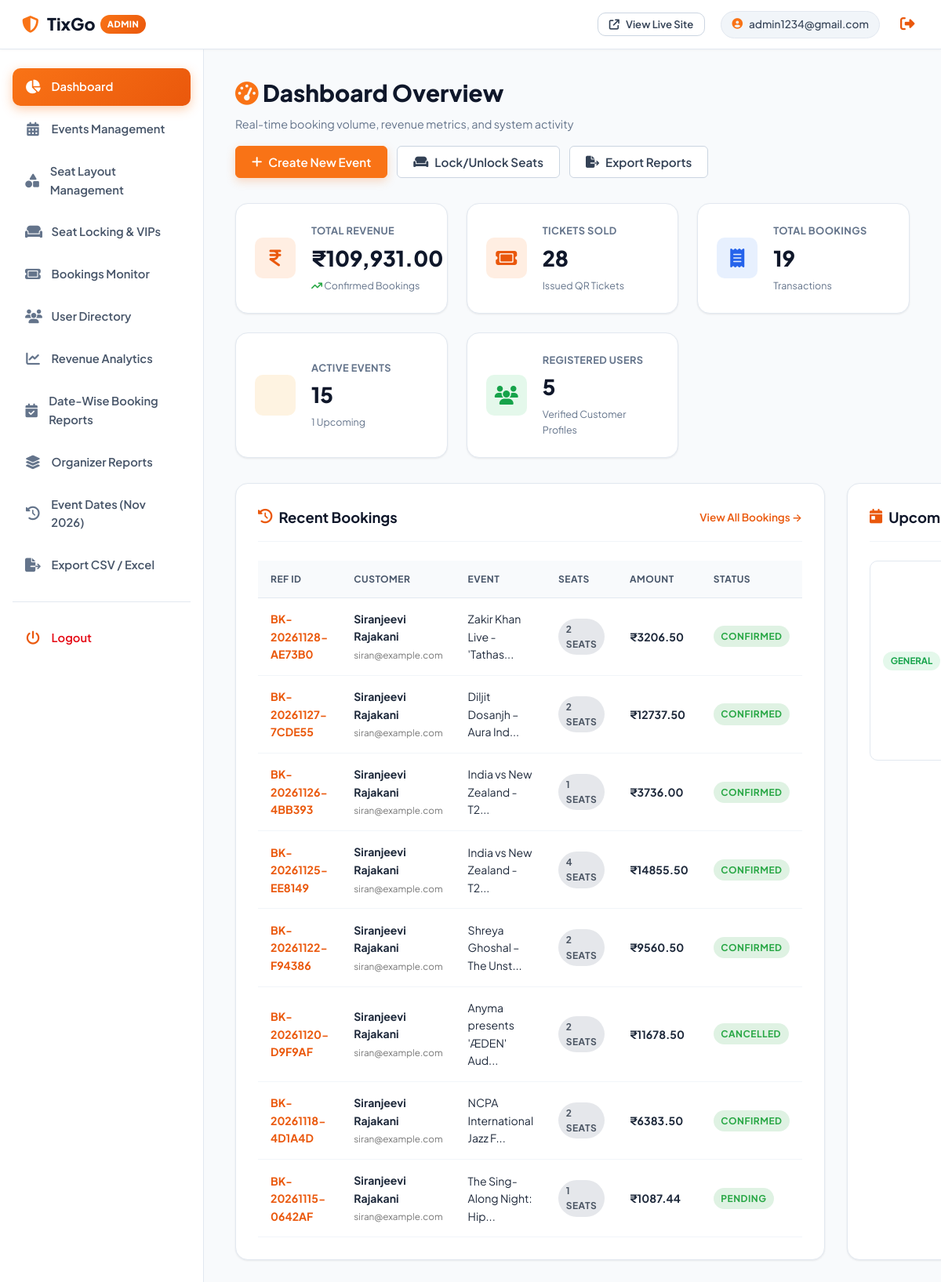
Screenshot of /admin/dashboard (signed in) with the database file from the repository.
### models/admin.py (models this page shows, shortened)
class Admin(db.Model):
    __tablename__ = "admins"
    id = db.Column(db.Integer, primary_key=True)
    email = db.Column(db.String(150), unique=True, nullable=False, index=True)
    password_hash = db.Column(db.String(255), nullable=False)
    is_active = db.Column(db.Boolean, default=True, nullable=False)
    created_at = db.Column(db.DateTime, default=utcnow)

### models/booking.py (models this page shows, shortened)
class Booking(db.Model):
    __tablename__ = "bookings"
    id = db.Column(db.Integer, primary_key=True)
    booking_reference = db.Column(db.String(50), unique=True, nullable=False, index=True)
    user_id = db.Column(db.Integer, db.ForeignKey("users.id", ondelete="RESTRICT"), nullable=False, index=True)
    event_id = db.Column(db.Integer, db.ForeignKey("events.id", ondelete="RESTRICT"), nullable=False, index=True)
    total_tickets = db.Column(db.Integer, nullable=False)
    subtotal = db.Column(db.Numeric(10, 2), nullable=False)
    convenience_fee = db.Column(db.Numeric(10, 2), nullable=False, default=0.0)
    tax = db.Column(db.Numeric(10, 2), nullable=False, default=0.0)
    total_amount = db.Column(db.Numeric(10, 2), nullable=False)
    booking_status = db.Column(db.String(50), nullable=False, default="CONFIRMED")  # CONFIRMED, CANCELLED, PENDING
    created_at = db.Column(db.DateTime, default=utcnow)
    attendees = db.relationship("Attendee", backref="booking", lazy=True, cascade="all, delete-orphan")
    payment = db.relationship("Payment", backref="booking", uselist=False, lazy=True, cascade="all, delete-orphan")
    tickets = db.relationship("Ticket", backref="booking", lazy=True, cascade="all, delete-orphan")

### models/user.py (models this page shows, shortened)
class User(db.Model):
    __tablename__ = "users"
    id = db.Column(db.Integer, primary_key=True)
    full_name = db.Column(db.String(100), nullable=False)
    email = db.Column(db.String(150), unique=True, nullable=False, index=True)
    password_hash = db.Column(db.String(255), nullable=False)
    phone = db.Column(db.String(20), nullable=False)
    is_verified = db.Column(db.Boolean, default=False, nullable=False)
    created_at = db.Column(db.DateTime, default=utcnow)
    updated_at = db.Column(db.DateTime, default=utcnow, onupdate=utcnow)
    bookings = db.relationship("Booking", backref="user", lazy=True, cascade="all, delete-orphan")
    otp_verifications = db.relationship("OTPVerification", backref="user", lazy=True, cascade="all, delete-orphan")
    seat_locks = db.relationship("SeatLock", backref="user", lazy=True)

### models/event.py (models this page shows, shortened)
class Event(db.Model):
    __tablename__ = "events"
    id = db.Column(db.Integer, primary_key=True)
    name = db.Column(db.String(200), nullable=False)
    description = db.Column(db.Text, nullable=False)
    event_type = db.Column(db.String(50), nullable=False, default="Cinema")  # Cinema, Theater, Cricket, Concert, General
    banner_image = db.Column(db.String(255), nullable=True)
    venue = db.Column(db.String(200), nullable=False)
    city = db.Column(db.String(100), nullable=False)
    event_date = db.Column(db.Date, nullable=False)
    event_time = db.Column(db.Time, nullable=False)
    total_seats = db.Column(db.Integer, default=0, nullable=False)
    status = db.Column(db.String(50), default="ACTIVE", nullable=False)  # ACTIVE, CANCELLED, COMPLETED, DRAFT
    created_at = db.Column(db.DateTime, default=utcnow)
    updated_at = db.Column(db.DateTime, default=utcnow, onupdate=utcnow)
    seats = db.relationship("Seat", backref="event", lazy="dynamic", cascade="all, delete-orphan")
    bookings = db.relationship("Booking", backref="event", lazy=True)
    sections = db.relationship("EventSection", backref="event", cascade="all, delete-orphan", order_by="EventSection.display_order")
    @property
    def available_seats_count(self) -> int:
        from models.seat import Seat
        return self.seats.filter_by(status="AVAILABLE").count()

### routes/admin_routes.py (the view)
@admin_bp.route("/admin/dashboard")
@admin_required
def admin_dashboard():
    total_events = Event.query.count()
    total_users = User.query.count()
    total_bookings = Booking.query.count()
    tickets_sold = Ticket.query.count()
    total_revenue = db.session.query(db.func.sum(Booking.total_amount))\
        .filter(Booking.booking_status == "CONFIRMED").scalar() or 0.0
    today = date.today()
    upcoming_events_count = Event.query.filter(Event.event_date >= today, Event.status == "ACTIVE").count()
    recent_bookings = Booking.query.order_by(Booking.created_at.desc()).limit(8).all()
    upcoming_events = Event.query.filter(Event.event_date >= today, Event.status == "ACTIVE")\
        .order_by(Event.event_date.asc()).limit(5).all()
    return render_template(
        "admin/dashboard.html",
        total_events=total_events,
        total_users=total_users,
        total_bookings=total_bookings,
        tickets_sold=tickets_sold,
        total_revenue=float(total_revenue),
        upcoming_events_count=upcoming_events_count,
        recent_bookings=recent_bookings,
        upcoming_events=upcoming_events,
    )

### templates/admin/dashboard.html (shortened to what this page needs)
{% extends "admin/base.html" %}
{% block content %}
<div class="admin-page-container">
    <div class="admin-page-header">
        <div>
            <h1><i class="fa-solid fa-gauge-high"></i> Dashboard Overview</h1>
            <p>Real-time booking volume, revenue metrics, and system activity</p>
        </div>
        <div class="header-actions">
            <a href="{{ url_for('admin.admin_add_event') }}" class="btn btn-primary">
                <i class="fa-solid fa-plus"></i> Create New Event
            </a>
            <a href="{{ url_for('admin.admin_seats') }}" class="btn btn-outline">
                <i class="fa-solid fa-couch"></i> Lock/Unlock Seats
            </a>
            <a href="{{ url_for('admin.admin_reports') }}" class="btn btn-outline">
                <i class="fa-solid fa-file-export"></i> Export Reports
            </a>
        </div>
    </div>
    <div class="metrics-grid">
        <div class="metric-card metric-primary">
            <div class="metric-icon-box"><i class="fa-solid fa-indian-rupee-sign"></i></div>
            <div class="metric-data">
                <span class="metric-label">Total Revenue</span>
                <strong class="metric-value">₹{{ "{:,.2f}".format(total_revenue) }}</strong>
                <span class="metric-subtext"><i class="fa-solid fa-arrow-trend-up text-success"></i> Confirmed Bookings</span>
            </div>
        </div>
        <div class="metric-card metric-danger">
            <div class="metric-icon-box"><i class="fa-solid fa-ticket"></i></div>
            <div class="metric-data">
                <span class="metric-label">Tickets Sold</span>
                <strong class="metric-value">{{ tickets_sold }}</strong>
                <span class="metric-subtext">Issued QR Tickets</span>
            </div>
        </div>
        <div class="metric-card metric-info">
            <div class="metric-icon-box"><i class="fa-solid fa-receipt"></i></div>
            <div class="metric-data">
                <span class="metric-label">Total Bookings</span>
                <strong class="metric-value">{{ total_bookings }}</strong>
                <span class="metric-subtext">Transactions</span>
            </div>
        </div>
        <div class="metric-card metric-warning">
            <div class="metric-icon-box"></div>
            <div class="metric-data">
                <span class="metric-label">Active Events</span>
                <strong class="metric-value">{{ total_events }}</strong>
                <span class="metric-subtext">{{ upcoming_events_count }} Upcoming</span>
            </div>
        </div>
        <div class="metric-card metric-success">
            <div class="metric-icon-box"><i class="fa-solid fa-users"></i></div>
            <div class="metric-data">
                <span class="metric-label">Registered Users</span>
                <strong class="metric-value">{{ total_users }}</strong>
                <span class="metric-subtext">Verified Customer Profiles</span>
            </div>
        </div>
    </div>
    <div class="admin-two-col-grid">
        <div class="admin-panel-card">
            <div class="panel-header">
                <h3><i class="fa-solid fa-clock-rotate-left"></i> Recent Bookings</h3>
                <a href="{{ url_for('admin.admin_bookings') }}" class="view-all-link">View All Bookings &rarr;</a>
            </div>
            <div class="table-responsive">
                <table class="admin-table">
                    <thead>
                        <tr>
                            <th>Ref ID</th>
                            <th>Customer</th>
                            <th>Event</th>
                            <th>Seats</th>
                            <th>Amount</th>
                            <th>Status</th>
                        </tr>
                    </thead>
                    <tbody>
                        {% if recent_bookings %}
                            {% for b in recent_bookings %}
                                <tr>
                                    <td>
                                        <a href="{{ url_for('tickets.view_ticket', booking_reference=b.booking_reference) }}" target="_blank" class="table-ref-link">
                                            {{ b.booking_reference }}
                                        </a>
                                    </td>
                                    <td>
                                        <strong>{{ b.user.full_name }}</strong>
                                        <small class="text-muted d-block">{{ b.user.email }}</small>
                                    </td>
                                    <td>{{ b.event.name[:25] }}...</td>
                                    <td><span class="badge badge-secondary">{{ b.total_tickets }} Seats</span></td>
                                    <td><strong>₹{{ "%.2f"|format(b.total_amount) }}</strong></td>
                                    <td>
                                        <span class="badge badge-success">{{ b.booking_status }}</span>
                                    </td>
                                </tr>
                            {% endfor %}
                        {% else %}
                            <tr>
                                <td colspan="6" class="text-center text-muted">No bookings recorded yet.</td>
                            </tr>
                        {% endif %}
                    </tbody>
                </table>
            </div>
        </div>
        <div class="admin-panel-card">
            <div class="panel-header">
                <h3><i class="fa-solid fa-calendar-day"></i> Upcoming Events</h3>
            </div>
            <div class="admin-events-list">
                {% if upcoming_events %}
                    {% for ev in upcoming_events %}
                        <div class="event-summary-item">
                            <div class="event-type-pill pill-{{ ev.event_type|lower }}">{{ ev.event_type }}</div>
                        </div>
                    {% endfor %}
                {% else %}
                    <p class="text-center text-muted" style="padding: 2rem;">No upcoming events scheduled.</p>
                {% endif %}
            </div>
        </div>
    </div>
</div>
{% endblock %}

### templates/admin/base.html (shortened to what this page needs)
<!DOCTYPE html>
<html lang="en">
<head>
    <link rel="stylesheet" href="https://cdnjs.cloudflare.com/ajax/libs/font-awesome/6.5.1/css/all.min.css">
    <link rel="stylesheet" href="{{ url_for('static', filename='css/style.css') }}">
    <link rel="stylesheet" href="{{ url_for('static', filename='css/admin.css') }}">
</head>
<body class="admin-body">
    <header class="admin-top-nav">
        <div class="admin-nav-left">
            <a href="{{ url_for('admin.admin_dashboard') }}" class="admin-brand">
                <span class="logo-icon"><i class="fa-solid fa-shield-halved"></i></span>
                <span class="admin-brand-text">TixGo <span class="badge badge-danger">Admin</span></span>
            </a>
        </div>
        <div class="admin-nav-right">
            <a href="{{ url_for('events.landing_page') }}" class="btn btn-outline btn-sm user-site-link" target="_blank">
                <i class="fa-solid fa-arrow-up-right-from-square"></i> View Live Site
            </a>
            <div class="admin-user-pill">
                <i class="fa-solid fa-circle-user"></i>
                <span>{{ current_admin.email if current_admin else 'Administrator' }}</span>
            </div>
            <a href="{{ url_for('admin.admin_logout') }}" class="admin-logout-btn" title="Sign Out">
                <i class="fa-solid fa-right-from-bracket"></i>
            </a>
        </div>
    </header>
    <div class="admin-layout">
        <aside class="admin-sidebar" id="adminSidebar">
            <nav class="sidebar-nav">
                <a href="{{ url_for('admin.admin_dashboard') }}" class="sidebar-link {% if request.endpoint == 'admin.admin_dashboard' %}active{% endif %}">
                    <i class="fa-solid fa-chart-pie"></i>
                    <span>Dashboard</span>
                </a>
                <a href="{{ url_for('admin.admin_events') }}" class="sidebar-link {% if request.endpoint in ('admin.admin_events', 'admin.admin_add_event', 'admin.admin_edit_event') %}active{% endif %}">
                    <i class="fa-solid fa-calendar-days"></i>
                    <span>Events Management</span>
                </a>
                <a href="{{ url_for('admin.admin_seat_layouts') }}" class="sidebar-link {% if request.endpoint in ('admin.admin_seat_layouts', 'admin.admin_event_layout_designer') %}active{% endif %}">
                    <i class="fa-solid fa-shapes"></i>
                    <span>Seat Layout Management</span>
                </a>
                <a href="{{ url_for('admin.admin_seats') }}" class="sidebar-link {% if request.endpoint in ('admin.admin_seats', 'admin.admin_event_seats') %}active{% endif %}">
                    <i class="fa-solid fa-couch"></i>
                    <span>Seat Locking & VIPs</span>
                </a>
                <a href="{{ url_for('admin.admin_bookings') }}" class="sidebar-link {% if request.endpoint == 'admin.admin_bookings' %}active{% endif %}">
                    <i class="fa-solid fa-ticket"></i>
                    <span>Bookings Monitor</span>
                </a>
                <a href="{{ url_for('admin.admin_users') }}" class="sidebar-link {% if request.endpoint == 'admin.admin_users' %}active{% endif %}">
                    <i class="fa-solid fa-users"></i>
                    <span>User Directory</span>
                </a>
                <a href="{{ url_for('admin.admin_revenue') }}" class="sidebar-link {% if request.endpoint == 'admin.admin_revenue' %}active{% endif %}">
                    <i class="fa-solid fa-chart-line"></i>
                    <span>Revenue Analytics</span>
                </a>
                <a href="{{ url_for('admin.admin_date_wise_reports') }}" class="sidebar-link {% if request.endpoint == 'admin.admin_date_wise_reports' %}active{% endif %}">
                    <i class="fa-solid fa-calendar-check"></i>
                    <span>Date-Wise Booking Reports</span>
                </a>
                <a href="{{ url_for('admin.admin_organizer_reports') }}" class="sidebar-link {% if request.endpoint == 'admin.admin_organizer_reports' %}active{% endif %}">
                    <i class="fa-solid fa-layer-group"></i>
                    <span>Organizer Reports</span>
                </a>
                <a href="{{ url_for('admin.admin_event_date_management') }}" class="sidebar-link {% if request.endpoint == 'admin.admin_event_date_management' %}active{% endif %}">
                    <i class="fa-solid fa-clock-rotate-left"></i>
                    <span>Event Dates (Nov 2026)</span>
                </a>
                <a href="{{ url_for('admin.admin_reports') }}" class="sidebar-link {% if request.endpoint == 'admin.admin_reports' %}active{% endif %}">
                    <i class="fa-solid fa-file-export"></i>
                    <span>Export CSV / Excel</span>
                </a>
                <hr class="sidebar-divider">
                <a href="{{ url_for('admin.admin_logout') }}" class="sidebar-link text-danger">
                    <i class="fa-solid fa-power-off"></i>
                    <span>Logout</span>
                </a>
            </nav>
        </aside>
        <main class="admin-main">
            {% block content %}{% endblock %}
        </main>
    </div>
</body>
</html>

### rows the page displays
Admin: email "admin1234@gmail.com"
Booking: booking_reference "BK-20261128-AE73B0", user.full_name "Siranjeevi Rajakani", user.email "siran@example.com", event "Zakir Khan Live - 'Tathas", total_tickets "2", total_amount "3206.50", booking_status "CONFIRMED"
Booking: booking_reference "BK-20261127-7CDE55", user.full_name "Siranjeevi Rajakani", user.email "siran@example.com", event "Diljit Dosanjh – Aura Ind", total_tickets "2", total_amount "12737.50", booking_status "CONFIRMED"
Booking: booking_reference "BK-20261126-4BB393", user.full_name "Siranjeevi Rajakani", user.email "siran@example.com", event "India vs New Zealand - T2", total_tickets "1", total_amount "3736.00", booking_status "CONFIRMED"
Booking: booking_reference "BK-20261125-EE8149", user.full_name "Siranjeevi Rajakani", user.email "siran@example.com", event "India vs New Zealand - T2", total_tickets "4", total_amount "14855.50", booking_status "CONFIRMED"
Booking: booking_reference "BK-20261122-F94386", user.full_name "Siranjeevi Rajakani", user.email "siran@example.com", event "Shreya Ghoshal – The Unst", total_tickets "2", total_amount "9560.50", booking_status "CONFIRMED"
Booking: booking_reference "BK-20261120-D9F9AF", user.full_name "Siranjeevi Rajakani", user.email "siran@example.com", event "Anyma presents 'ÆDEN' Aud", total_tickets "2", total_amount "11678.50", booking_status "CANCELLED"
Booking: booking_reference "BK-20261118-4D1A4D", user.full_name "Siranjeevi Rajakani", user.email "siran@example.com", event "NCPA International Jazz F", total_tickets "2", total_amount "6383.50", booking_status "CONFIRMED"
Booking: booking_reference "BK-20261115-0642AF", user.full_name "Siranjeevi Rajakani", user.email "siran@example.com", event "The Sing-Along Night: Hip", total_tickets "1", total_amount "1087.44", booking_status "PENDING"
Event: event_type "GENERAL"

### other values shown
{{ "{:,.2f}".format(total_revenue) }} "109,931.00"
{{ tickets_sold }} "28"
{{ total_bookings }} "19"
{{ total_events }} "15"
{{ upcoming_events_count }} "1"
{{ total_users }} "5"
